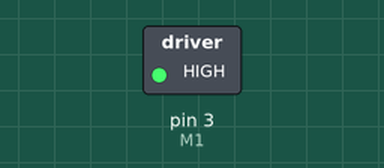
Recording of a sketch running on a simulated Arduino Uno, built with avr-gcc and run on an emulated ATmega328P. Shown: switched loads named in the sketch (green lamp = pin HIGH).

Above: at 0.1 s.
Timing chart, 0 to 1.6 s (numbered marks = the images above):
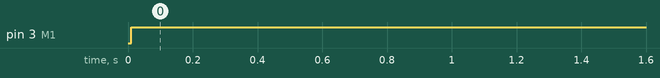

The sketch:

empty_projectv2.ino
```cpp
#include <PinChangeInterrupt.h>
#include <PinChangeInterruptBoards.h>
#include <PinChangeInterruptPins.h>
#include <PinChangeInterruptSettings.h>
#include <TimerOne.h>                          // Timer one interrupts
#include<SPI.h>
int sensorValue = 0;

int sensorValue1 = 0;
int x;
int y=18;
int i;
int arc1;
int sayac;
float a,pos;
//double kp = 2.01, ki = 0.011, kd = 0.0011; // CGO TETA 1
//double kp = 2.03, ki = 0.012, kd = 0.013;    // pso TETA 1
//double kp = 2.00, ki = 0.012, kd = 0.01092;  // Yaka TETA 1
double kp = 2.0, ki = 0.001, kd = 0.001;      // CGO TETA 2
//double kp = 2.02, ki = 0.011, kd = 0.0002;  // pso TETA 2
//double kp = 1.99, ki = 0.011, kd = 0.00092;  // YAKA TETA 2
String sdeger="";
double input, output, setpoint;
double iTerm = 0, lastInput = 0, dInput = 0, error = 0;
double outMin = -255, outMax = 255;
double sampleTime = 10;                        // in ms
volatile long encoderPos = 0;
volatile boolean received;
volatile byte Slavereceived,Slavesend;
#define encodPinA1      2                      // Quadrature encoder A pin
#define encodPinB1      8                       // Quadrature encoder B pin
#define M1              3                       // PWM outputs to L298N H bridge motor driver module
#define M2              11
#define led             13
 int arc2=0;
void setup(void)
{
  pinMode(MISO,OUTPUT);

  SPCR |= _BV(SPE);
  received = false;

  SPI.attachInterrupt();

  pinMode(7,INPUT);
  pinMode(12,INPUT);
  pinMode(encodPinA1, INPUT);                  // quadrature encoder input A
  pinMode(encodPinB1, INPUT);                  // quadrature encoder input B
  pinMode(led, OUTPUT);
  attachPCINT(digitalPinToPCINT(encodPinA1), encoder, FALLING); // update encoder position
  TCCR2B = TCCR2B & 0b11111000 | 1;                   // set 31Kh PWM to prevent motor whine (timer 2)
  Timer1.initialize(sampleTime * 1000);               // setup timer 1
  Timer1.attachInterrupt(Compute);
  Serial.begin(115200);                               // for debugging
}
ISR (SPI_STC_vect)
{
  Slavereceived = SPDR;
  received = true;
}
void Compute()
{

      a=map(30,0,360,0,1023);
  setpoint = (a/1.5) * 10;                      // set position
  input = encoderPos;                                 // data from encoder
  error = setpoint - input;
  iTerm += ki * error * sampleTime;
  if (iTerm > outMax) iTerm = outMax;                 // prevent iTerm windup
  else if (iTerm < outMin) iTerm = outMin;
  dInput = (input - lastInput) / sampleTime;
  output = kp * error + iTerm - kd * dInput;          // compute PID Output
  if (output > outMax) output = outMax;               // limit output
  else if (output < outMin) output = outMin;
  lastInput = input;
  pwmOut(output);

}

void pwmOut(int out) {                                // to H-Bridge board

  if (out > 0) {
    analogWrite(M1, out);                             // drive motor CW
    analogWrite(M2, 0);
  }
  else {
    analogWrite(M1, 0);
    analogWrite(M2, abs(out));                        // drive motor CCW
  }


}

void encoder()  {                                     // pulse and direction, direct port reading to save cycles
  if (PINB & 0b00000001)    encoderPos++;             // if(digitalRead(encodPinB1)==HIGH)   count ++;
  else                      encoderPos--;             // if (digitalRead(encodPinB1)==LOW)   count --;
}

void loop(void)
{
 //Serial.println(Slavereceived);
  arc1=Slavereceived;
arc2=(atan(y/x))+(atan(5.1*sin(arc1)) / 13.75+(5.1*cos(arc1)));


  /*
  if (!digitalRead(7)) {
      delay(50);
           art +=30;
      while(!digitalRead(7)){
      }
      delay(10);

      }

  else if(!digitalRead(12))
  {
      delay(50);
           art -=30;
      while(!digitalRead(7)){
      }
      delay(10);

  }
    */


  //digitalWrite(led, !digitalRead(led));               // blink led or do something else
//delay(200);
  // pos=map(encoderPos,0,6820,0,360);
//sdeger+='*';

//sdeger+= pos/100;

//sdeger+='*';

//sdeger+=sensorValue1/100;

//sdeger+='*';

//Serial.println(sdeger );

//sdeger=" ";
}
```

Measured:
- by itself, pin 3 (M1): LOW → HIGH at 0.01 s
